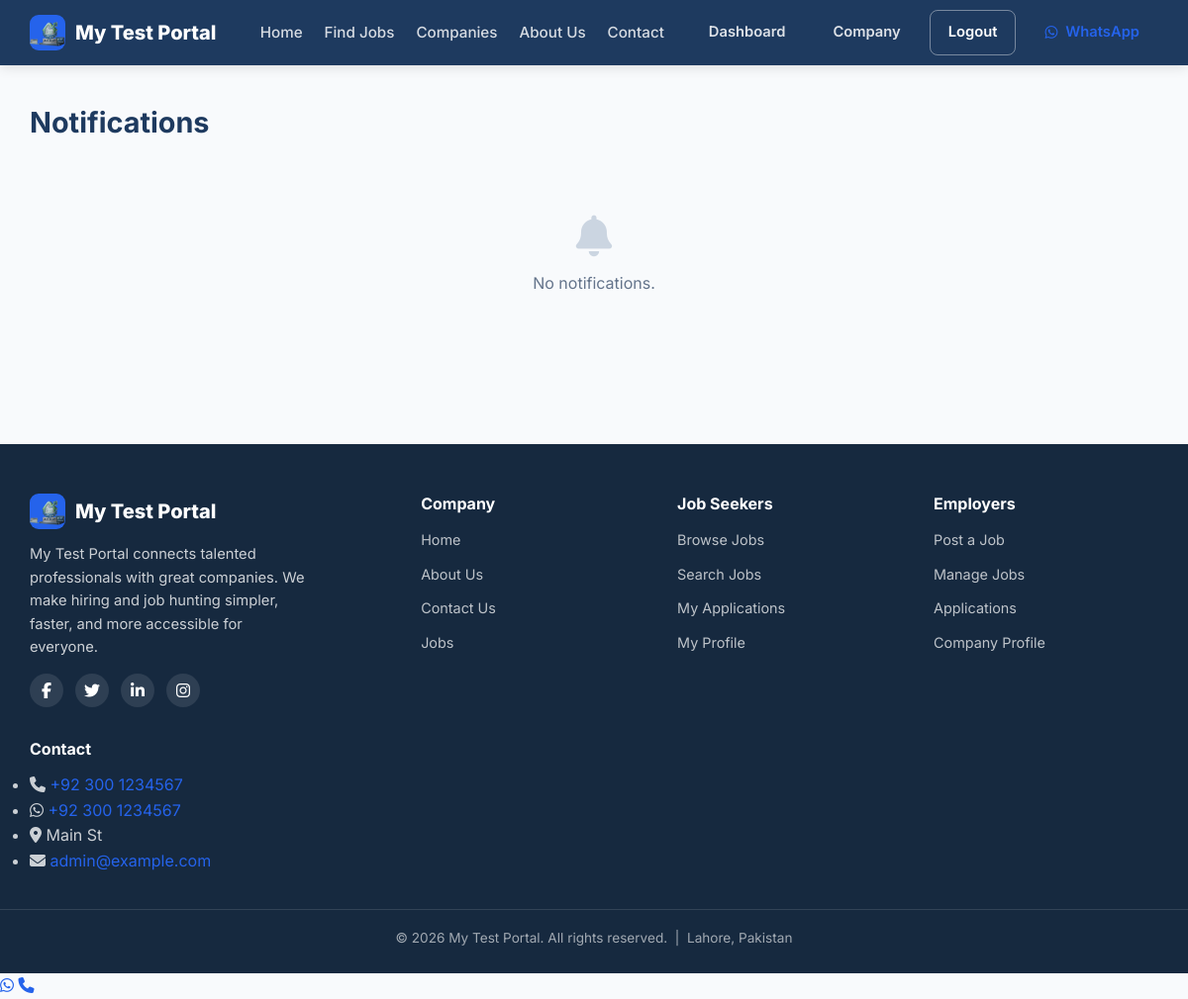
/employer/notifications (signed in), run on the app's committed database.
### app/models/site_setting.py (models this page shows, shortened)
class SiteSetting(db.Model):
    __tablename__ = "site_settings"
    id = db.Column(db.Integer, primary_key=True)
    key = db.Column(db.String(80), unique=True, nullable=False, index=True)
    value = db.Column(db.Text, nullable=True)
    label = db.Column(db.String(120), nullable=True)
    group = db.Column(db.String(40), nullable=False, default="general")
    @classmethod
    def get_all(cls):
        return {s.key: s.value for s in cls.query.all()}

### app/routes/employer/__init__.py (the view)
@bp.route("/notifications")
@login_required
@employer_required
def notifications():
    notes = current_user.notifications
    return render_template("employer/notifications.html",
                           notifications=notes, title="Notifications")

### app/__init__.py (called while the page is built)
@login_manager.user_loader
def load_user(user_id):
    from app.models.user import User
    return db.session.get(User, int(user_id))

### app/models/user.py (called while the page is built)
    @property
    def is_admin(self):
        return self.role == ROLE_ADMIN

    @property
    def is_employer(self):
        return self.role == ROLE_EMPLOYER

    @property
    def is_jobseeker(self):
        return self.role == ROLE_JOBSEEKER

### app/templates/employer/notifications.html
{% extends "base.html" %}
{% block content %}
<section class="dashboard">
    <div class="container">
        <div class="dashboard-head"><div><h1>Notifications</h1></div></div>
        {% if notifications %}
        <ul class="note-list full">
            {% for n in notifications %}
            <li class="{% if not n.is_read %}unread{% endif %}">
                <div class="note-body"><strong>{{ n.title }}</strong><p>{{ n.message }}</p><span>{{ time_ago(n.created_at) }}</span></div>
            </li>
            {% endfor %}
        </ul>
        {% else %}
        <div class="empty-state"><i class="fa-solid fa-bell"></i><p>No notifications.</p></div>
        {% endif %}
    </div>
</section>
{% endblock %}

### app/templates/partials/navbar.html (shortened to what this page needs)
<nav class="navbar">
    <div class="container navbar-inner">
        <a href="{{ url_for('public.index') }}" class="brand">
            <span class="brand-logo"><img src="{{ url_for('static', filename='images/logo.webp') }}" alt="{{ site.SITE_NAME }} logo" class="brand-logo-img"></span>
            <span class="brand-name">{{ site.SITE_NAME }}</span>
        </a>
        <div class="nav-menu" id="navMenu">
            <ul class="nav-links">
                <li><a href="{{ url_for('public.index') }}" class="{% if request.endpoint == 'public.index' %}active{% endif %}">Home</a></li>
                <li><a href="{{ url_for('public.jobs') }}" class="{% if request.endpoint == 'public.jobs' %}active{% endif %}">Find Jobs</a></li>
                <li><a href="{{ url_for('public.companies') }}" class="{% if request.endpoint == 'public.companies' %}active{% endif %}">Companies</a></li>
                <li><a href="{{ url_for('public.about') }}" class="{% if request.endpoint == 'public.about' %}active{% endif %}">About Us</a></li>
                <li><a href="{{ url_for('public.contact') }}" class="{% if request.endpoint == 'public.contact' %}active{% endif %}">Contact</a></li>
            </ul>
            <div class="nav-auth">
                {% if current_user.is_authenticated %}
                    {% set dash = url_for('seeker.dashboard') %}
                    {% if current_user.is_admin %}{% set dash = url_for('admin.dashboard') %}{% endif %}
                    {% if current_user.is_employer %}{% set dash = url_for('employer.dashboard') %}{% endif %}
                    <a href="{{ dash }}" class="btn btn-ghost">Dashboard</a>
                    {% if current_user.is_jobseeker %}
                        <a href="{{ url_for('seeker.profile') }}" class="btn btn-ghost">Profile</a>
                    {% elif current_user.is_employer %}
                        <a href="{{ url_for('employer.company_profile') }}" class="btn btn-ghost">Company</a>
                    {% else %}
                        <a href="{{ url_for('admin.dashboard') }}" class="btn btn-ghost">Admin</a>
                    {% endif %}
                    <a href="{{ url_for('auth.logout') }}" class="btn btn-outline">Logout</a>
                {% else %}
                    <a href="{{ url_for('auth.login') }}" class="btn btn-ghost">Login</a>
                    <a href="{{ url_for('auth.register') }}" class="btn btn-primary">Sign Up</a>
                    <a href="{{ url_for('auth.login') }}" class="btn btn-admin-login" title="Admin Login"><i class="fa-solid fa-lock"></i> Admin</a>
                {% endif %}
                <a href="{{ site.SITE_WHATSAPP_HREF }}?text={{ site.SITE_WHATSAPP_MESSAGE|urlencode }}" target="_blank" rel="noopener" class="btn btn-whatsapp" title="Chat on WhatsApp">
                    <i class="fa-brands fa-whatsapp"></i> WhatsApp
                </a>
            </div>
        </div>
    </div>
</nav>

### app/templates/partials/footer.html
<footer class="footer">
    <div class="container footer-grid">
        <div class="footer-col footer-brand">
            <div class="brand">
                <span class="brand-logo"><img src="{{ url_for('static', filename='images/logo.webp') }}" alt="{{ site.SITE_NAME }} logo" class="brand-logo-img"></span>
                <span class="brand-name">{{ site.SITE_NAME }}</span>
            </div>
            <p class="footer-about">{{ site.SITE_NAME }} connects talented professionals with great companies. We make hiring and job hunting simpler, faster, and more accessible for everyone.</p>
            <div class="footer-social">
                <a href="{{ site.SITE_FACEBOOK_URL }}" aria-label="Facebook" target="_blank" rel="noopener"><i class="fa-brands fa-facebook-f"></i></a>
                <a href="{{ site.SITE_TWITTER_URL }}" aria-label="Twitter" target="_blank" rel="noopener"><i class="fa-brands fa-twitter"></i></a>
                <a href="{{ site.SITE_LINKEDIN_URL }}" aria-label="LinkedIn" target="_blank" rel="noopener"><i class="fa-brands fa-linkedin-in"></i></a>
                <a href="{{ site.SITE_INSTAGRAM_URL }}" aria-label="Instagram" target="_blank" rel="noopener"><i class="fa-brands fa-instagram"></i></a>
            </div>
        </div>
        <div class="footer-col">
            <h4>Company</h4>
            <ul class="footer-links">
                <li><a href="{{ url_for('public.index') }}">Home</a></li>
                <li><a href="{{ url_for('public.about') }}">About Us</a></li>
                <li><a href="{{ url_for('public.contact') }}">Contact Us</a></li>
                <li><a href="{{ url_for('public.jobs') }}">Jobs</a></li>
            </ul>
        </div>
        <div class="footer-col">
            <h4>Job Seekers</h4>
            <ul class="footer-links">
                <li><a href="{{ url_for('public.jobs') }}">Browse Jobs</a></li>
                <li><a href="{{ url_for('public.jobs') }}">Search Jobs</a></li>
                {% if current_user.is_authenticated and current_user.is_jobseeker %}
                    <li><a href="{{ url_for('seeker.applications') }}">My Applications</a></li>
                    <li><a href="{{ url_for('seeker.profile') }}">My Profile</a></li>
                {% else %}
                    <li><a href="{{ url_for('auth.register') }}">My Applications</a></li>
                    <li><a href="{{ url_for('auth.register') }}">My Profile</a></li>
                {% endif %}
            </ul>
        </div>
        <div class="footer-col">
            <h4>Employers</h4>
            <ul class="footer-links">
                {% if current_user.is_authenticated and current_user.is_employer %}
                    <li><a href="{{ url_for('employer.jobs') }}">Post a Job</a></li>
                    <li><a href="{{ url_for('employer.jobs') }}">Manage Jobs</a></li>
                    <li><a href="{{ url_for('employer.applications') }}">Applications</a></li>
                    <li><a href="{{ url_for('employer.company_profile') }}">Company Profile</a></li>
                {% else %}
                    <li><a href="{{ url_for('auth.register') }}">Post a Job</a></li>
                    <li><a href="{{ url_for('auth.register') }}">Manage Jobs</a></li>
                    <li><a href="{{ url_for('auth.register') }}">Applications</a></li>
                    <li><a href="{{ url_for('auth.register') }}">Company Profile</a></li>
                {% endif %}
            </ul>
        </div>
        <div class="footer-col">
            <h4>Contact</h4>
            <ul class="footer-contact">
                <li><i class="fa-solid fa-phone"></i> <a href="{{ site.SITE_PHONE_HREF }}">{{ site.SITE_PHONE_DISPLAY }}</a></li>
                <li><i class="fa-brands fa-whatsapp"></i> <a href="{{ site.SITE_WHATSAPP_HREF }}">{{ site.SITE_WHATSAPP_NUMBER }}</a></li>
                <li><i class="fa-solid fa-location-dot"></i> {{ site.SITE_ADDRESS }}</li>
                <li><i class="fa-solid fa-envelope"></i> <a href="mailto:{{ site.SITE_EMAIL }}">{{ site.SITE_EMAIL }}</a></li>
            </ul>
        </div>
    </div>
    <div class="footer-bottom">
        <div class="container">
            <p>&copy; {{ current_year }} {{ site.SITE_NAME }}. All rights reserved. &nbsp;|&nbsp; {{ site.SITE_CITY }}, {{ site.SITE_COUNTRY }}</p>
        </div>
    </div>
</footer>

### app/static/css/style.css (style rules this page uses)
:root { --navy: #1e3a5f; --navy-dark: #16293f; --navy-light: #2c5282; --accent: #2563eb; --accent-hover: #1d4ed8; --gray-50: #f8fafc; --gray-100: #f1f5f9; --gray-200: #e2e8f0; --gray-300: #cbd5e1; --gray-500: #64748b; --gray-700: #334155; --gray-900: #0f172a; --white: #ffffff; --success: #16a34a; --warning: #d97706; --danger: #dc2626; --info: #0891b2; --radius: 12px; --radius-sm: 8px; --shadow: 0 4px 16px rgba(15, 23, 42, 0.08); --shadow-lg: 0 12px 32px rgba(15, 23, 42, 0.14); --maxw: 1180px; --font: 'Inter', -apple-system, BlinkMacSystemFont, 'Segoe UI', Roboto, sans-serif; }
* { box-sizing: border-box; margin: 0; padding: 0; }
html { scroll-behavior: smooth; }
body { font-family: var(--font); color: var(--gray-700); background: var(--gray-50); line-height: 1.6; display: flex; flex-direction: column; min-height: 100vh; }
a { color: var(--accent); text-decoration: none; }
img { max-width: 100%; display: block; }
h1, h2, h3, h4, h5 { color: var(--navy); line-height: 1.25; font-weight: 700; }
.container { width: 100%; max-width: var(--maxw); margin: 0 auto; padding: 0 20px; }
.btn { display: inline-flex; align-items: center; gap: 8px; padding: 10px 18px; border-radius: var(--radius-sm); font-weight: 600; font-size: 0.92rem; cursor: pointer; border: 1.5px solid transparent; transition: all 0.18s ease; font-family: inherit; text-align: center; white-space: nowrap; }
.btn-outline { background: transparent; border-color: var(--gray-300); color: var(--navy); }
.btn-ghost { background: transparent; color: var(--navy); }
.navbar { background: var(--navy); position: sticky; top: 0; z-index: 100; box-shadow: 0 2px 12px rgba(0, 0, 0, 0.12); }
.navbar-inner { display: flex; align-items: center; justify-content: space-between; height: 66px; }
.brand { display: flex; align-items: center; gap: 10px; color: #fff; font-weight: 800; font-size: 1.25rem; }
.brand-logo { color: #fff; background: var(--accent); width: 36px; height: 36px; border-radius: 9px; display: grid; place-items: center; }
.brand-name { color: #fff; }
.nav-menu { display: flex; align-items: center; gap: 26px; }
.nav-links { display: flex; gap: 22px; list-style: none; }
.nav-links a { color: rgba(255, 255, 255, 0.82); font-weight: 500; font-size: 0.95rem; padding: 6px 0; position: relative; }
.nav-auth { display: flex; align-items: center; gap: 10px; }
.nav-auth .btn-ghost { color: rgba(255, 255, 255, 0.85); }
.nav-auth .btn-outline { border-color: rgba(255, 255, 255, 0.4); color: #fff; }
.footer { background: var(--navy-dark); color: rgba(255, 255, 255, 0.78); margin-top: 60px; padding: 50px 0 24px; }
.footer-grid { display: grid; grid-template-columns: 1.6fr 1fr 1fr 1fr; gap: 32px; }
.footer-brand .brand { margin-bottom: 14px; }
.footer-brand p { font-size: 0.92rem; max-width: 280px; }
.footer h4 { color: #fff; font-size: 1rem; margin-bottom: 14px; }
.footer-links { list-style: none; display: flex; flex-direction: column; gap: 9px; }
.footer-links a { color: rgba(255, 255, 255, 0.72); font-size: 0.9rem; }
.footer-bottom { border-top: 1px solid rgba(255, 255, 255, 0.12); margin-top: 36px; padding-top: 18px; text-align: center; font-size: 0.85rem; color: rgba(255, 255, 255, 0.6); }
.footer-social { display: flex; gap: 12px; margin-top: 14px; }
.footer-social a { width: 34px; height: 34px; border-radius: 50%; background: rgba(255, 255, 255, 0.1); display: grid; place-items: center; color: #fff; }
.dashboard { padding: 40px 0; }
.dashboard-head { display: flex; justify-content: space-between; align-items: flex-end; margin-bottom: 26px; flex-wrap: wrap; gap: 14px; }
.dashboard-head h1 { font-size: 1.8rem; }
.empty-state { text-align: center; padding: 50px 20px; color: var(--gray-500); }
.empty-state i { font-size: 2.6rem; margin-bottom: 14px; color: var(--gray-300); }
.empty-state p { font-size: 1rem; }
.brand-logo { overflow: hidden; padding: 0; }
.brand-logo-img { width: 100%; height: 100%; object-fit: contain; display: block; }

### data on the page
SiteSetting: SITE_NAME "My Test Portal"
SiteSetting: SITE_PHONE_DISPLAY "+92 300 1234567"
SiteSetting: SITE_WHATSAPP_NUMBER "+92 300 1234567"
SiteSetting: SITE_ADDRESS "Main St"
SiteSetting: SITE_EMAIL "admin@example.com"
SiteSetting: SITE_CITY "Lahore"
SiteSetting: SITE_COUNTRY "Pakistan"

### other printed values
{{ current_year }} "2026"
